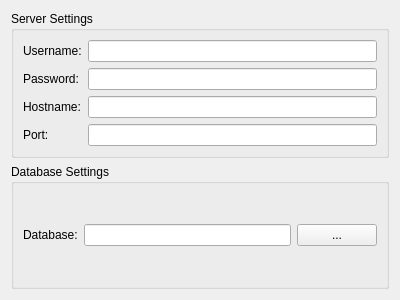
<?xml version="1.0" encoding="UTF-8"?>
<ui version="4.0">
 <class>MySQLWizardPage</class>
 <widget class="QWizardPage" name="MySQLWizardPage">
  <property name="geometry">
   <rect>
    <x>0</x>
    <y>0</y>
    <width>400</width>
    <height>300</height>
   </rect>
  </property>
  <property name="windowTitle">
   <string>WizardPage</string>
  </property>
  <property name="title">
   <string>MySQL Setup</string>
  </property>
  <property name="subTitle">
   <string>Set basic MySQL settings.</string>
  </property>
  <layout class="QVBoxLayout" name="verticalLayout">
   <item>
    <widget class="QGroupBox" name="serverGroup">
     <property name="title">
      <string>Server Settings</string>
     </property>
     <layout class="QFormLayout" name="formLayout">
      <item row="0" column="0">
       <widget class="QLabel" name="usernameLabel">
        <property name="text">
         <string>Username:</string>
        </property>
       </widget>
      </item>
      <item row="0" column="1">
       <widget class="QLineEdit" name="usernameEdit"/>
      </item>
      <item row="1" column="0">
       <widget class="QLabel" name="passwordLabel">
        <property name="text">
         <string>Password:</string>
        </property>
       </widget>
      </item>
      <item row="1" column="1">
       <widget class="QLineEdit" name="passwordEdit"/>
      </item>
      <item row="2" column="0">
       <widget class="QLabel" name="hostnameLabel">
        <property name="text">
         <string>Hostname:</string>
        </property>
       </widget>
      </item>
      <item row="2" column="1">
       <widget class="QLineEdit" name="hostnameEdit"/>
      </item>
      <item row="3" column="0">
       <widget class="QLabel" name="portLabel">
        <property name="text">
         <string>Port:</string>
        </property>
       </widget>
      </item>
      <item row="3" column="1">
       <widget class="QLineEdit" name="portEdit"/>
      </item>
     </layout>
    </widget>
   </item>
   <item>
    <widget class="QGroupBox" name="databaseGroup">
     <property name="title">
      <string>Database Settings</string>
     </property>
     <layout class="QHBoxLayout" name="horizontalLayout">
      <item>
       <widget class="QLabel" name="databaseLabel">
        <property name="text">
         <string>Database:</string>
        </property>
       </widget>
      </item>
      <item>
       <widget class="QLineEdit" name="databaseEdit"/>
      </item>
      <item>
       <widget class="QPushButton" name="databaseBrowseButton">
        <property name="text">
         <string>...</string>
        </property>
       </widget>
      </item>
     </layout>
    </widget>
   </item>
  </layout>
 </widget>
 <resources/>
 <connections/>
</ui>
